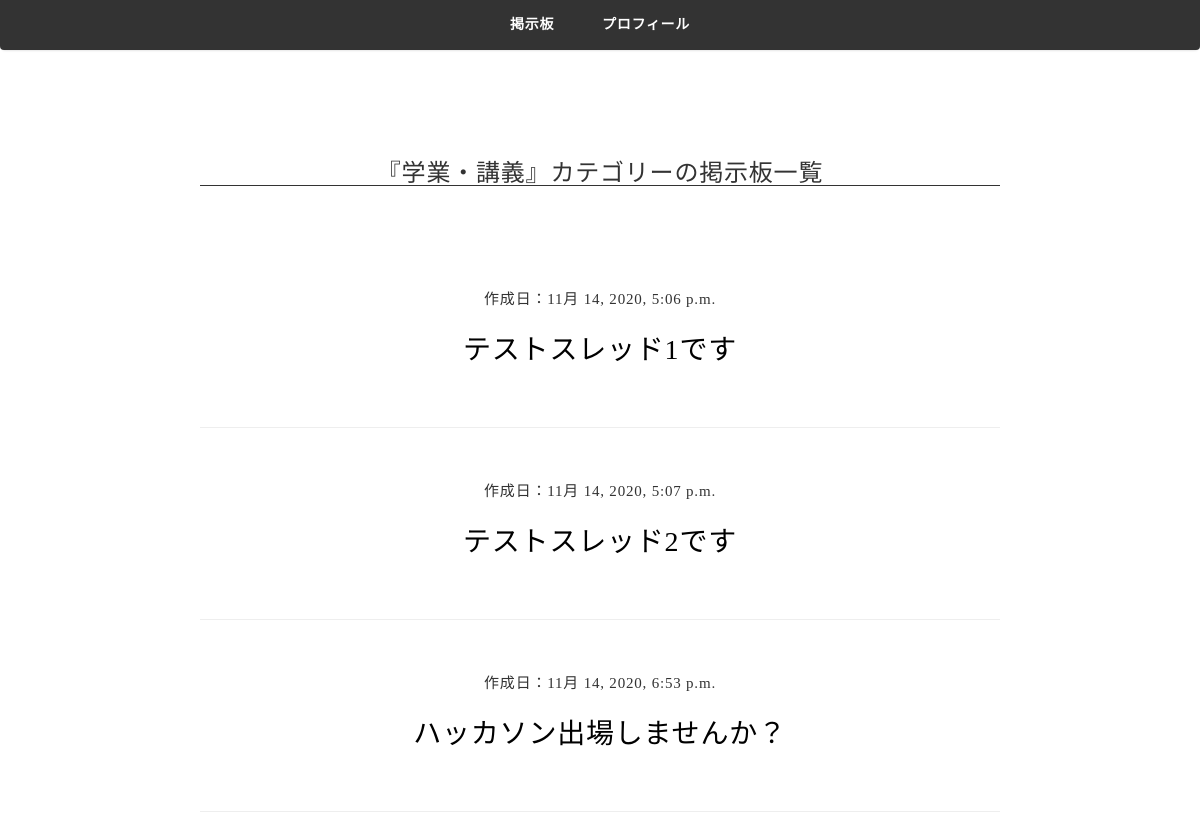
Before: /category/1/ (signed in) with the older database file.
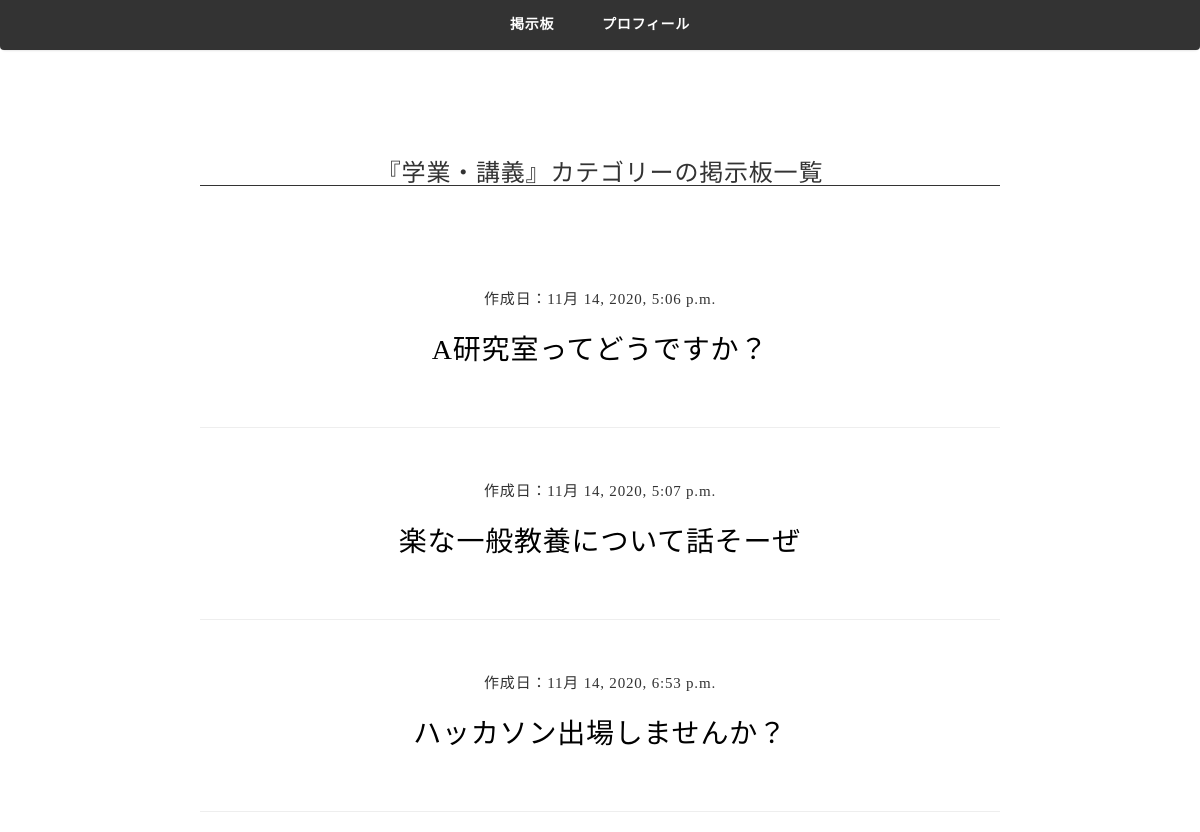
After: the same page with the newer database file.
### notice_board/models.py (models this page shows, shortened)
class Thread(models.Model):
    university = models.ForeignKey('University', on_delete=models.CASCADE)
    author = models.ForeignKey(settings.AUTH_USER_MODEL, on_delete=models.CASCADE)
    title = models.CharField(max_length=200)
    created_date = models.DateTimeField(default=timezone.now)
    category = models.ForeignKey('Category', on_delete=models.CASCADE)

### notice_board/views.py (the view)
# urls.py: path('category/<int:pk>/', views.ThreadListView, name='thread_list'),
@login_required
def ThreadListView(request, pk):
    if pk == 1:
        cate = '学業・講義'
    elif pk == 2:
        cate='サークル・部活動'
    elif pk == 3:
        cate='アルバイト'
    elif pk == 4:
        cate='就職活動'
    elif pk == 5:
        cate='趣味・遊び'
    elif pk == 6:
        cate = 'その他・雑談'
    profile = UserProfile.objects.get(user=request.user)
    threads = Thread.objects.filter(category=pk, university=profile.university)
    return render(request, 'notice_board/thread_list.html', {'category':cate, 'profile':profile, 'threads':threads})

### notice_board/templates/notice_board/thread_list.html
{% extends "notice_board/base.html" %}
{% load static %}
{% block content %}
<div class="thread-list-section section">
    <div class="section-title thread-list-title">
        <h3>『{{ category }}』カテゴリーの掲示板一覧</h3>
    </div>
    <div class="section-body thread-list-body">
    {% for thread in threads %}
    <div class="thread-list">
        <p>作成日：{{ thread.created_date }}</p>
        <a href="{% url 'thread_detail' pk=thread.pk %}" class="btn thread-title-btn">{{ thread.title }}</a>
    </div>
    <hr>
    {% endfor %}
    </div>
</div>
{% endblock %}

Changed rows visible on the page:
changed Thread: title "テストスレッド1です" → "A研究室ってどうですか？"
changed Thread: title "テストスレッド2です" → "楽な一般教養について話そーぜ"
